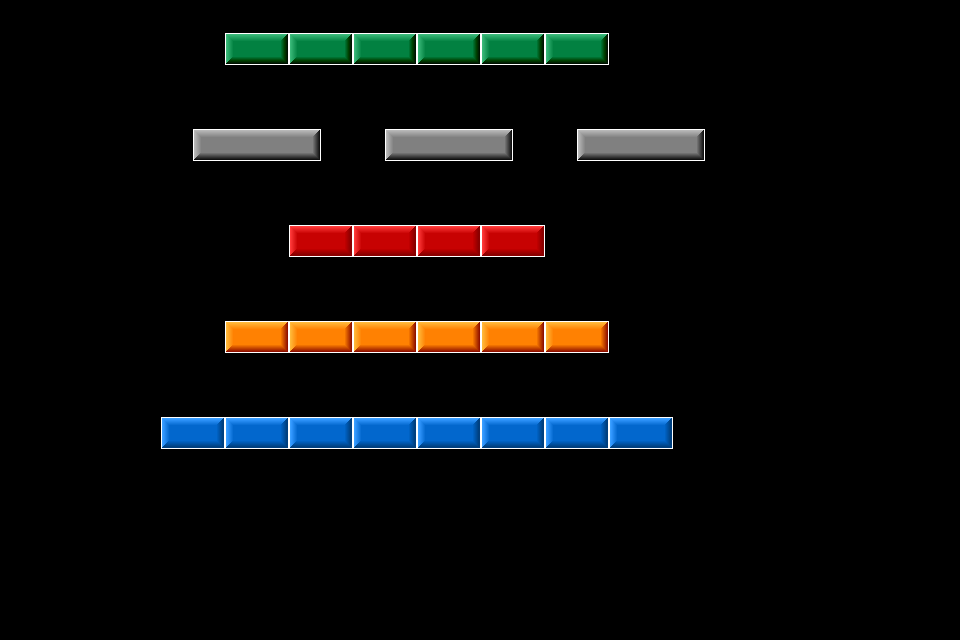

This game map was drawn from its Tiled (.tmx) file and the tilesets committed beside it. A one-line description and the trimmed map source follow:
An orthogonal 30x20 tile map with 32x32 px tiles, 1 tile layer (bricks).

<map version="1.10" tiledversion="1.10.0" orientation="orthogonal" renderorder="right-down" width="30" height="20" tilewidth="32" tileheight="32" infinite="0" nextlayerid="14" nextobjectid="1">
 <tileset firstgid="1" name="images" tilewidth="128" tileheight="32" tilecount="20" columns="0">
  <grid orientation="orthogonal" width="1" height="1" />
  <tile id="0">
   <properties>
    <property name="breakable" type="bool" value="false" />
    <property name="live" type="int" value="1" />
   </properties>
   <image width="128" height="32" source="../bricks/Bump Large.png" />
  </tile>
  <tile id="1">
   <image width="64" height="32" source="../bricks/BumpSmall.png" />
  </tile>
  <tile id="2">
   <image width="64" height="32" source="../bricks/Colored_Blue_Block-64x32.png" />
  </tile>
  <tile id="3">
   <properties>
    <property name="breakable" type="bool" value="true" />
    <property name="live" type="int" value="1" />
   </properties>
   <image width="64" height="32" source="../bricks/Colored_Blue-64x32.png" />
  </tile>
  <tile id="4">
   <image width="128" height="32" source="../bricks/Colored_Blue-128x32.png" />
  </tile>
  <tile id="5">
   <image width="64" height="32" source="../bricks/Colored_Green_Block-64x32.png" />
  </tile>
  <tile id="6">
   <properties>
    <property name="breakable" type="bool" value="true" />
    <property name="live" type="int" value="4" />
   </properties>
   <image width="64" height="32" source="../bricks/Colored_Green-64x32.png" />
  </tile>
  <tile id="7">
   <image width="128" height="32" source="../bricks/Colored_Green-128x32.png" />
  </tile>
  <tile id="8">
   <image width="64" height="32" source="../bricks/Colored_Orange_Block-64x32.png" />
  </tile>
  <tile id="9">
   <properties>
    <property name="breakable" type="bool" value="true" />
    <property name="live" type="int" value="2" />
   </properties>
   <image width="64" height="32" source="../bricks/Colored_Orange-64x32.png" />
  </tile>
  <tile id="10">
   <properties>
    <property name="type" value="2" />
   </properties>
   <image width="128" height="32" source="../bricks/Colored_Orange-128x32.png" />
  </tile>
  <tile id="11">
   <image width="64" height="32" source="../bricks/Colored_Purple_Block-64x32.png" />
  </tile>
  <tile id="12">
   <properties>
    <property name="breakable" type="bool" value="true" />
    <property name="live" value="4" />
   </properties>
   <image width="64" height="32" source="../bricks/Colored_Purple-64x32.png" />
  </tile>
  <tile id="13">
   <image width="128" height="32" source="../bricks/Colored_Purple-128x32.png" />
  </tile>
  <tile id="14">
   <image width="64" height="32" source="../bricks/Colored_Red_Block-64x32.png" />
  </tile>
  <tile id="15">
   <properties>
    <property name="breakable" type="bool" value="true" />
    <property name="live" type="int" value="3" />
   </properties>
   <image width="64" height="32" source="../bricks/Colored_Red-64x32.png" />
  </tile>
  <tile id="16">
   <image width="128" height="32" source="../bricks/Colored_Red-128x32.png" />
  </tile>
  <tile id="17">
   <image width="64" height="32" source="../bricks/Colored_Yellow_Block-64x32.png" />
  </tile>
  <tile id="18">
   <properties>
    <property name="breakable" type="bool" value="true" />
    <property name="live" value="1" />
   </properties>
   <image width="64" height="32" source="../bricks/Colored_Yellow-64x32.png" />
  </tile>
  <tile id="19">
   <image width="128" height="32" source="../bricks/Colored_Yellow-128x32.png" />
  </tile>
 </tileset>
 <layer id="12" name="bricks" width="30" height="20" offsetx="1" offsety="1">
  <properties>
   <property name="test" value="1" />
  </properties>
  <data>[600 cells, 27 non-empty, 5 distinct tile ids]</data>
 </layer>
</map>
